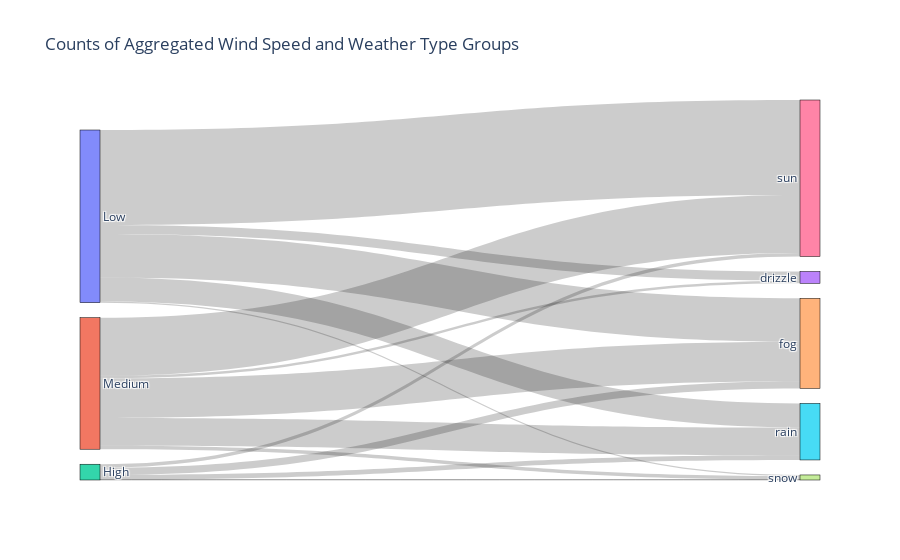

The code cell stored with this chart in its notebook:
### Code cell
import plotly.graph_objects as go

labels = ["Low", "Medium", "High", "drizzle", "fog", "rain", "sun", "snow"]
label_to_index = {label: i for i, label in enumerate(labels)}

fig = go.Figure(data=[go.Sankey(
    node=dict(
        pad=15,
        thickness=20,
        line=dict(color="black", width=0.5),
        label = labels
    ),
    link=dict(
        source=weather_grouped["wind_group"].map(label_to_index),
        target=weather_grouped["weather"].map(label_to_index),
        value=weather_grouped["count"]
    )
)])

# Update the layout and show the diagram
fig.update_layout(title_text="Counts of Aggregated Wind Speed and Weather Type Groups")
fig.show()

### Figure 1 — Plotly figure (JSON) as saved in the notebook; plotly's stock layout.template omitted (floating-point values rounded to 4 significant figures)
{"data": [{"link": {"source": [0, 0, 0, 0, 0, 1, 1, 1, 1, 1, 2, 2, 2, 2, 2], "target": [3, 4, 5, 7, 6, 3, 4, 5, 7, 6, 3, 4, 5, 7, 6], "value": [42, 198, 110, 5, 433, 12, 180, 127, 16, 265, 0, 33, 21, 2, 16]}, "node": {"label": ["Low", "Medium", "High", "drizzle", "fog", "rain", "sun", "snow"], "line": {"color": "black", "width": 0.5}, "pad": 15, "thickness": 20}, "type": "sankey"}], "layout": {"title": {"text": "Counts of Aggregated Wind Speed and Weather Type Groups"}}}
